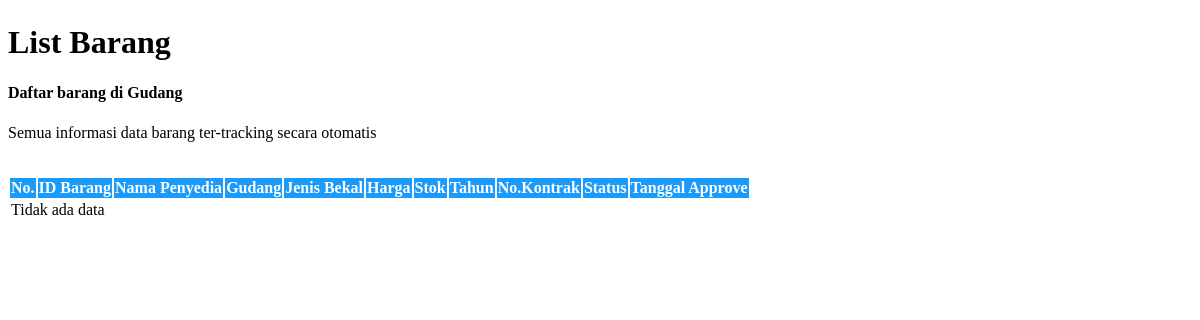
The page /disbekal/databarang.php on the database as committed earlier.
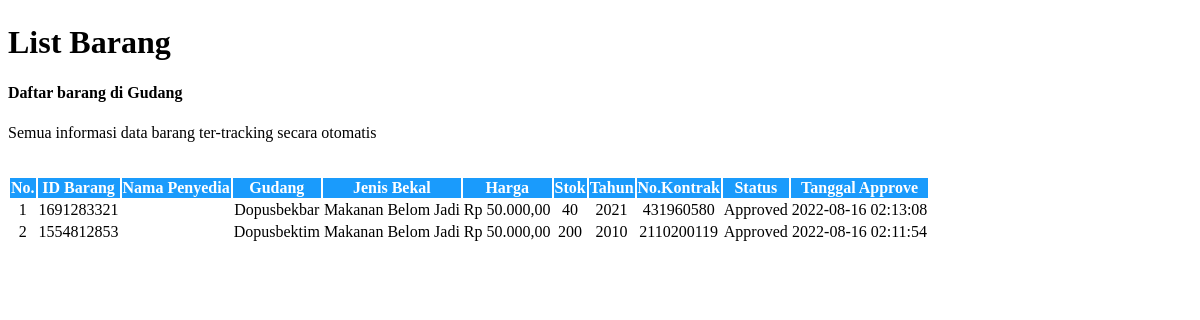
The same page on the database as committed later.
### tables this page shows
CREATE TABLE `barang` (
  `id_barang` varchar(11) NOT NULL,
  `id_penyedia` int(11) NOT NULL,
  `nama_gudang` varchar(250) NOT NULL,
  `kelas_bekal` varchar(250) NOT NULL,
  `harga_bekal` int(11) NOT NULL,
  `jumlah_bekal` int(11) NOT NULL,
  `tahun_produksi` int(11) NOT NULL,
  `no_kontrak` int(11) NOT NULL,
  `status_barang` bit(1) NOT NULL,
  `status` bit(1) NOT NULL,
  `created_at` timestamp NOT NULL DEFAULT current_timestamp(),
  `updated_at` timestamp NOT NULL DEFAULT current_timestamp() ON UPDATE current_timestamp()
);

### helper.php (called while the page is built, shortened)
<?php
    function rupiah($angka){
        $hasil_rupiah = "Rp " . number_format($angka,2,',','.');
        return $hasil_rupiah;
    }
?>

### disbekal/databarang.php (the view, shortened to what this page needs)
<?php
include_once('helper.php');
?>
<body>
    <div class="page-wrapper">
        <div class="container-fluid">
            <div class="row">
                <div class="col-12">
                    <h1 text-align="center" style="margin:2% 0% 2% 0%;">List Barang</h1>
                    <div class="card">
                        <div class="card-body">
                            <div class="table-responsive">
                                <h4>Daftar barang di Gudang</h4>
                                <p>Semua informasi data barang ter-tracking secara otomatis</p>
                                <a href="<?php echo BASE_URL."index.php?page=disbekal/detail_barang.php" ?>" class="btn btn-info" style="margin:5px 0px 15px 0px;color:white;">Detail Bekal</a>
                                <a href="<?php echo BASE_URL."index.php?page=disbekal/kategori_bekal/databekal.php" ?>" class="btn btn-success" style="margin:5px 0px 15px 0px;color:white;">Jenis Kategori Bekal</a>
                                <table class="table mb-0 table-hover align-middle text-nowrap">
                                    <thead style="background-color:#1a9bfc;">
                                        <tr>
                                            <th style="color:white; text-align:center;">No.</th>
                                            <th style="color:white; text-align:center;">ID Barang</th>
                                            <th style="color:white; text-align:center;">Nama Penyedia</th>
                                            <th style="color:white; text-align:center;">Gudang</th>
                                            <th style="color:white; text-align:center;">Jenis Bekal</th>
                                            <th style="color:white; text-align:center;">Harga</th>
                                            <th style="color:white; text-align:center;">Stok</th>
                                            <th style="color:white; text-align:center;">Tahun</th>
                                            <th style="color:white; text-align:center;">No.Kontrak</th>
                                            <th style="color:white; text-align:center;">Status</th>
                                            <th style="color:white; text-align:center;">Tanggal Approve</th>
                                        </tr>
                                    </thead>
                                    <tbody>
                                        <?php
                                            include 'database.php';
                                            $no = 1;
                                            $sql = mysqli_query($koneksi,"SELECT * FROM barang LEFT JOIN penyedia_barang ON penyedia_barang.id_penyedia = barang.id_penyedia ORDER BY created_at DESC");
                                            if (mysqli_num_rows($sql) > 0 ) {
                                            while ($row = mysqli_fetch_array($sql)){
                                        ?>
                                            <tr>
                                                <td style="text-align:center"><?php echo $no++ ?></td>
                                                <td style="text-align:center"><?php echo $row['id_barang']?></td>
                                                <td style="text-align:center"><?php echo $row['nama_penyedia']?></td>
                                                <td style="text-align:center"><?php echo $row['nama_gudang']?></td>
                                                <td style="text-align:center"><?php echo $row['kelas_bekal']?></td>
                                                <td style="text-align:center"><?php echo rupiah($row['harga_bekal'])?></td>
                                                <td style="text-align:center"><?php echo $row['jumlah_bekal']?></td>
                                                <td style="text-align:center"><?php echo $row['tahun_produksi']?></td>
                                                <td style="text-align:center"><?php echo $row['no_kontrak']?></td>
                                                <td style="text-align:center"><?php echo ($row['status_barang'] == 0)?'Pending':'Approved'; ?></td>
                                                <td style="text-align:center"><?php echo $row['created_at']?></td>
                                            </tr>
                                        <?php }
                                        }else { ?>
                                            <tr>
                                                <td colspan="9">Tidak ada data</td>
                                            </tr>
                                        <?php } ?>
                                    </tbody>
                                </table>
                            </div>
                        </div>
                    </div>
                </div>
            </div>
        </div>
    </div>
</body>
</html>

Rows that differ between the two databases and show on the page:
added barang: id_barang "1691283321", nama_gudang "Dopusbekbar", kelas_bekal "Makanan Belom Jadi", harga_bekal "Rp 50.000,00", jumlah_bekal "40", tahun_produksi "2021", no_kontrak "431960580", status_barang "Approved", created_at "2022-08-16 02:13:08"
added barang: id_barang "1554812853", nama_gudang "Dopusbektim", kelas_bekal "Makanan Belom Jadi", harga_bekal "Rp 50.000,00", jumlah_bekal "200", tahun_produksi "2010", no_kontrak "2110200119", status_barang "Approved", created_at "2022-08-16 02:11:54"
Other text that changed with them:
text no longer shown: "Tidak ada data"
